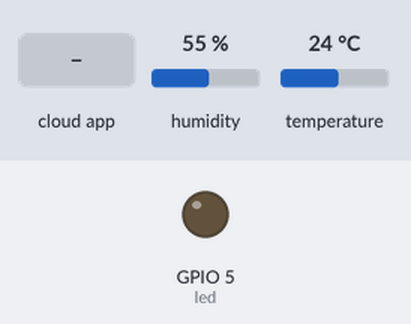
Recording of a sketch running on a simulated ESP8266 (NodeMCU). On the bench: output pins drawn as LEDs (lit = HIGH). The test bench sets the inputs (shaded band); at power-on: humidity 55 %, temperature 24 °C. WiFi joins after 1.5 s; servers stay silent unless stated; the Firebase database answers and starts empty; what the sketch prints to the serial monitor is not drawn.

Above: at 2.7 s.
2.8 s: the phone or cloud app sets led to 1
At 10.6 s:
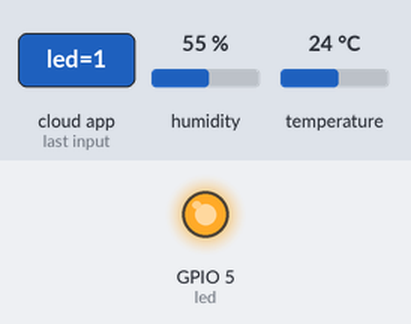
10.9 s: the phone or cloud app sets led to 0
At 18.0 s:
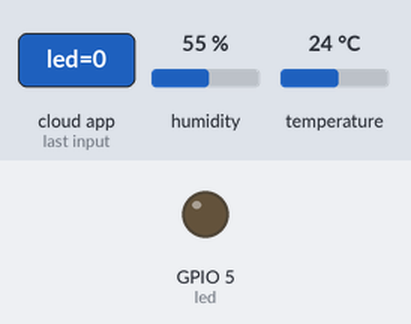
Timing chart, 0 to 19.5 s (numbered marks = the images above; inputs shaded):
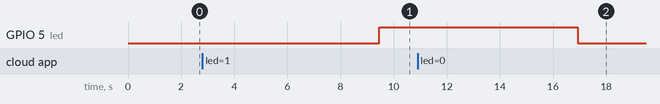

The sketch:

firebase_nodemcu_realtimedata.ino
```cpp
//FirebaseESP8266.h must be included before ESP8266WiFi.h
#include "FirebaseESP8266.h"	// Install Firebase ESP8266 library
  #include <ESP8266WiFi.h>
#include <DHT.h>		// Install DHT11 Library and Adafruit Unified Sensor Library


#define FIREBASE_HOST "https://esp-firebase-demo-56c74-default-rtdb.asia-southeast1.firebasedatabase.app/dhtt"                          // the project name address from firebase id
#define FIREBASE_AUTH "MJPIUkjrIdlQmJEqbrV9QTM3ZkS4lDdrDIdYKOyE"            // the secret key generated from firebase
#define WIFI_SSID "Tulasi"
#define WIFI_PASSWORD "Tulasi123"

#define DHTPIN 2		// Connect Data pin of DHT to D2
int led =5;			// Connect LED to D5

#define DHTTYPE    DHT11
DHT dht(DHTPIN, DHTTYPE);

//Define FirebaseESP8266 data object
FirebaseData firebaseData;
FirebaseData ledData;

FirebaseJson json;


void setup()
{

  Serial.begin(9600);

  dht.begin();
  pinMode(led,OUTPUT);

  WiFi.begin(WIFI_SSID, WIFI_PASSWORD);
  Serial.print("Connecting to Wi-Fi");
  while (WiFi.status() != WL_CONNECTED)
  {
    Serial.print(".");
    delay(300);
  }
  Serial.println();
  Serial.print("Connected with IP: ");
  Serial.println(WiFi.localIP());
  Serial.println();

  Firebase.begin(FIREBASE_HOST, FIREBASE_AUTH);
  Firebase.reconnectWiFi(true);

}

void sensorUpdate(){

  float h = dht.readHumidity();
  // Read temperature as Celsius (the default)
  float t = dht.readTemperature();
  // Read temperature as Fahrenheit (isFahrenheit = true)
  float f = dht.readTemperature(true);

  // Check if any reads failed
  if (isnan(h) || isnan(t) || isnan(f)) {
    Serial.println(F("Failed to read from DHT sensor!"));
    return;
  }

  Serial.print(F("Humidity: "));
  Serial.print(h);
  Serial.print(F("%  Temperature: "));
  Serial.print(t);
  Serial.print(F("C  ,"));
  Serial.print(f);
  Serial.println(F("F  "));

  if (Firebase.setFloat(firebaseData, "/FirebaseIOT/temperature", t))
  {
    Serial.println("PASSED");

  }
  else
  {
    Serial.println("FAILED");

  }

  if (Firebase.setFloat(firebaseData, "/FirebaseIOT/humidity", h))
  {
    Serial.println("PASSED");
  }
  else
  {
    Serial.println("FAILED");

  }
}
void loop() {
  sensorUpdate();

  if (Firebase.getString(ledData, "/FirebaseIOT/led")){
    Serial.println(ledData.stringData());
    if (ledData.stringData() == "1") {
    digitalWrite(led, HIGH);
    }
  else if (ledData.stringData() == "0"){
    digitalWrite(led, LOW);
    }
  }
  delay(7000);
}
```

Measured:
- after the input at 2.8 s, GPIO 5 (led): LOW → HIGH after 6.7 s
- after the input at 10.9 s, GPIO 5 (led): HIGH → LOW after 6.0 s
